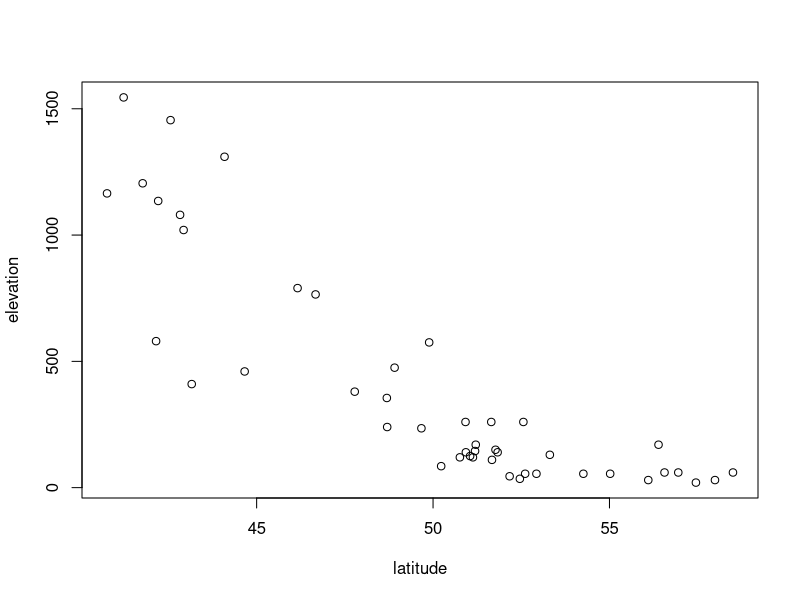
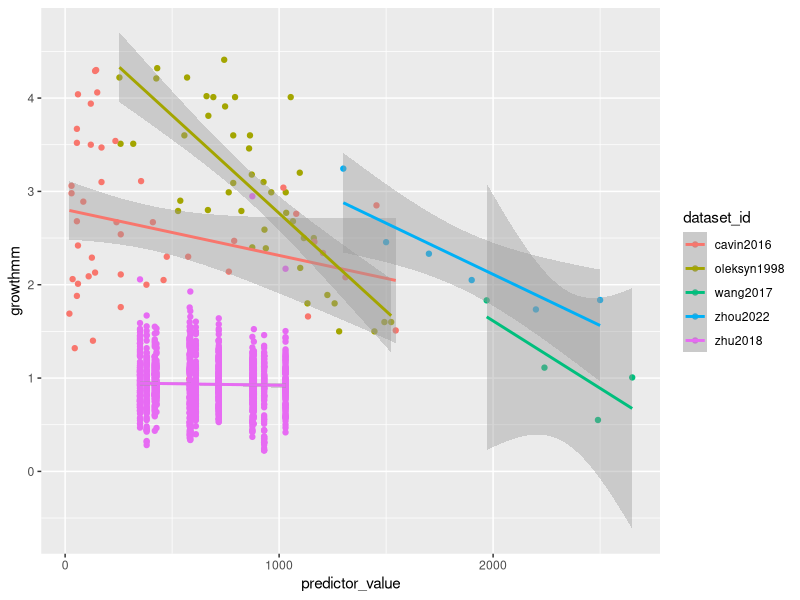
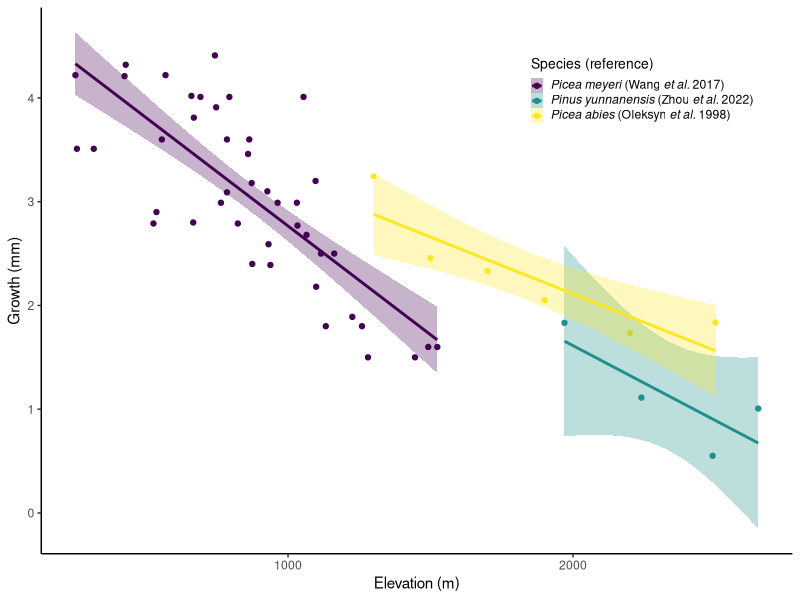

Generate these figures, in order, with R: (Note: this script raises an error after producing the figures.)
## Started 28 August 2023 ##
## By Lizzie so far ##

# housekeeping
rm(list=ls()) 
options(stringsAsFactors=FALSE)

# Setting working directory. Add in your own path in an if statement for your file structure
if(length(grep("lizzie", getwd())>0)) { 
  setwd("~/Documents/git/projects/grephon/grephon/analyses/growthxelevationetc")
} else if (length(grep("ailene", getwd()))>0) {
  setwd("boomboom")
} else if (length(grep("britanywuuu", getwd()))>0) {
  setwd("~/Documents/ubc/year5/TemporalEcologyLab/grephon/analyses/growthxelevationetc")
}

# packages
library(ggplot2)
library(viridis)
library(dplyr)
# get the data
d <- read.csv("input/classicalrefs_datascraped.csv")

# Check whether latitude and elevation are correlated for Calvin & Jump
checkcalvin <- read.csv("input/calvinjump_subsetTableS1.csv")
plot(elevation ~ latitude, checkcalvin)

# fix the growth in cm and make error numeric, or 0
d$growthmm <- d$growth_value
d$growthmm[which(d$growth_units=="cm/yr-1")] <- d$growth_value[which(d$growth_units=="cm/yr-1")]*10
d$error <- as.numeric(d$growth_errorvalue)
d$error[which(is.na(d$error)==TRUE)] <- 0

# subset to elevation-ish
unique(d$predictor_type)
delev <- subset(d, predictor_type!="latitude")
dlat <- subset(d, predictor_type=="latitude")


# one study (huang2010) has multiple species
table(d$species, d$dataset_id)

ggplot(delev, aes(x=predictor_value, y=growthmm, color=dataset_id)) +
    geom_point() +
    geom_smooth(method="lm")

# zhu2018 seems weird, but I think latitude may also vary with elevation according to Table 1
# also remove calvin & jump for same reason, sadly ... (Britany: ADD below)
delevsm <- subset(delev, dataset_id!="zhu2018" & dataset_id!= "cavin2016")


ggplot(delevsm, aes(x=predictor_value, y=growthmm, color=species, fill = species)) +
  geom_point() +
  scale_color_viridis_d(option = "viridis", name = "Species (reference)", 
  labels = c(expression(italic("Picea meyeri") ~ "(Wang" ~  italic("et al.") ~ "2017)"),
             expression(italic("Pinus yunnanensis") ~ "(Zhou" ~ italic("et al.") ~ "2022)"),
             expression(italic("Picea abies") ~ "(Oleksyn" ~ italic("et al.") ~ "1998)"))) +
  geom_smooth(method = "lm", level = 0.89, aes(group = species), se = TRUE, alpha = 0.3) +  # 89% CI
  scale_fill_viridis_d(option = "viridis", name = "Species (reference)", 
                       labels = c(expression(italic("Picea meyeri") ~ "(Wang" ~  italic("et al.") ~ "2017)"),
                                  expression(italic("Pinus yunnanensis") ~ "(Zhou" ~ italic("et al.") ~ "2022)"),
                                  expression(italic("Picea abies") ~ "(Oleksyn" ~ italic("et al.") ~ "1998)"))) +
  xlab("Elevation (m)") +
  ylab("Growth (mm)") +
  theme_classic() +
  theme(legend.position = c(0.8,0.85), 
        legend.key.size = unit(0.3, "cm"), 
        legend.text.align = 0,
        legend.title = element_text(size = 10))
ggsave("figures/growthbyelevation_plot.pdf", width = 7, height = 5,dpi = 300)

  

# Hmm, the error we do have seems big
ggplot(delevsm, aes(x=predictor_value, y=growthmm, color=species, ymin = growthmm-error, ymax = growthmm + error)) +
    geom_point() +
    geom_errorbar(width = 0.2) +
    geom_smooth(method="lm")

# Latitude
ggplot(dlat, aes(x=predictor_value, y=growthmm, color=species)) +
    geom_smooth(method="lm", aes(group = species)) +
  geom_point() +
  scale_color_viridis_d(option = "viridis", name = "Species") +
  xlab("Elevation (m)") +
  ylab("Growth (mm)") +
  scale_x_continuous(breaks = seq(46, 54.5, by = 2))+
  ylim(c(0,3.2)) +
  theme(legend.position = c(0.8,0.85), 
        legend.key.size = unit(0.2, "cm"), 
        legend.text = element_text(face = "italic"),
        legend.title = element_text(size = 10))
